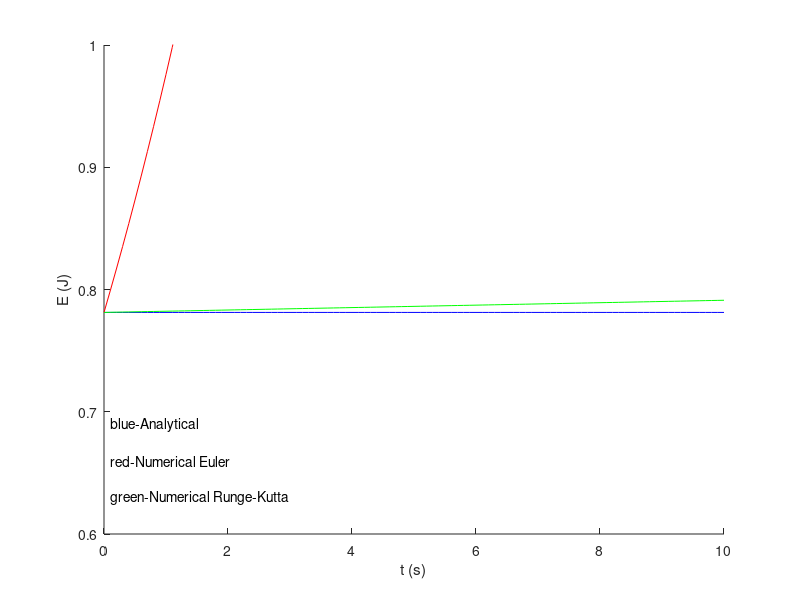

MATLAB code for this plot:
clear all
clc
i=1;
v1(1)=1;
x1(1)=0.5;
E1(1)=25/32;
E2(1)=25/32;
t1=0:0.1:10;

x=5/6*cos(1.5*t1-atan(4/3));
v=-5/4*sin(1.5*t1-atan(4/3));
E=9./8.*x.^2+0.5.*v.^2;
hold on
plot(t1,E,'b');

while i<101
   x1(i+1)=x1(i)+v1(i)*0.1;
   v1(i+1)=v1(i)-2.25*x1(i)*0.1;
   E1(i+1)=9/8*x1(i+1)*x1(i+1)+1/2*v1(i+1)*v1(i+1);
   i=i+1;
end
plot(t1,E1,'r');

i=1;
v2(1)=1;
x2(1)=0.5;
t2=0:0.1:10;
while i<101
   x2(i+1)=x2(i)+v2(i)*0.1-9/8*x2(i)*0.01;
   v2(i+1)=v2(i)-9/4*x2(i)*0.1-9/8*v2(i)*0.01;
   E2(i+1)=9/8*x2(i+1)*x2(i+1)+1/2*v2(i+1)*v2(i+1);
   i=i+1;
end
plot(t2,E2,'g')

axis([0 10 0.6 1]);
xlabel('t (s)');
ylabel('E (J)');
txt1 = text(0.1,0.66,'red-Numerical Euler','fontsize',10);
txt2 = text(0.1,0.69,'blue-Analytical','fontsize',10);
txt3 = text(0.1,0.63,'green-Numerical Runge-Kutta','fontsize',10);